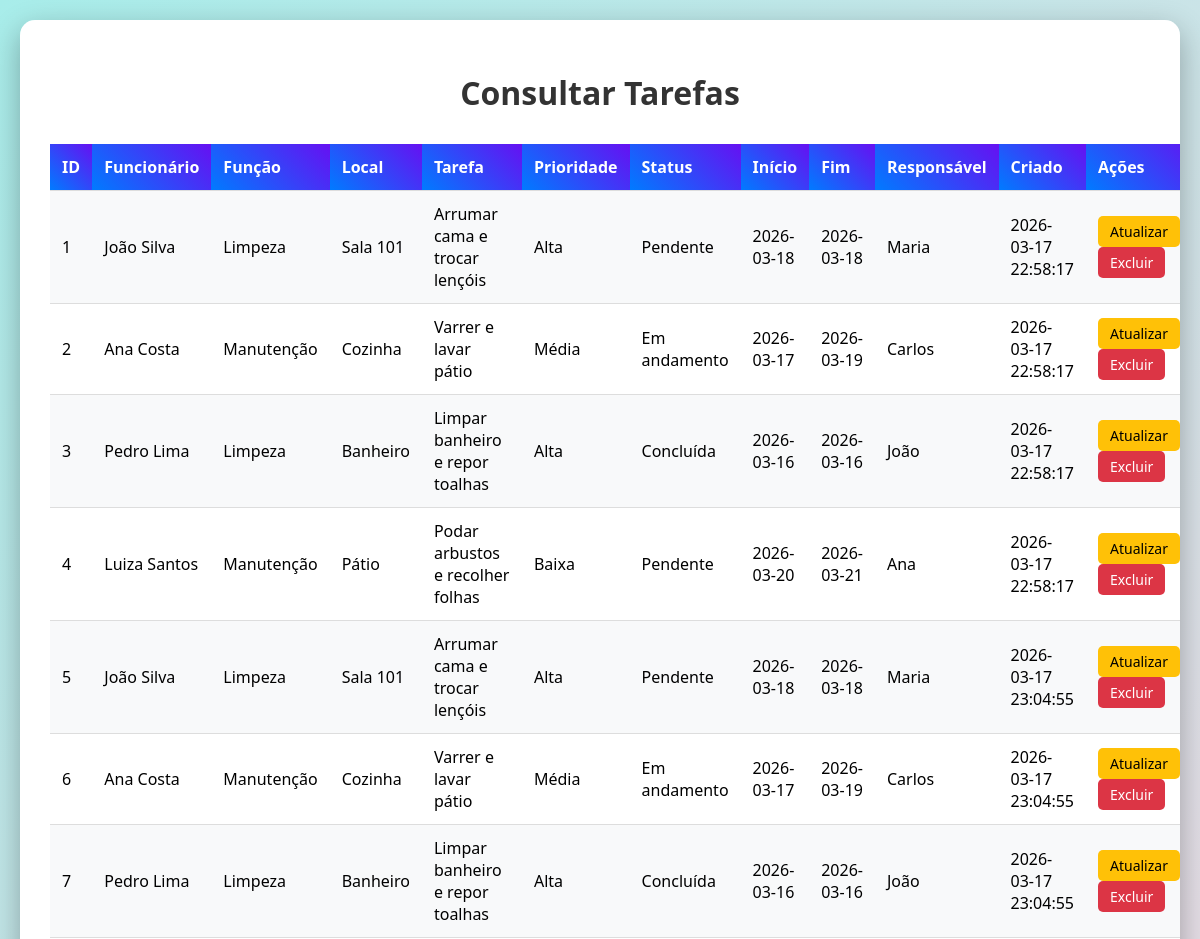
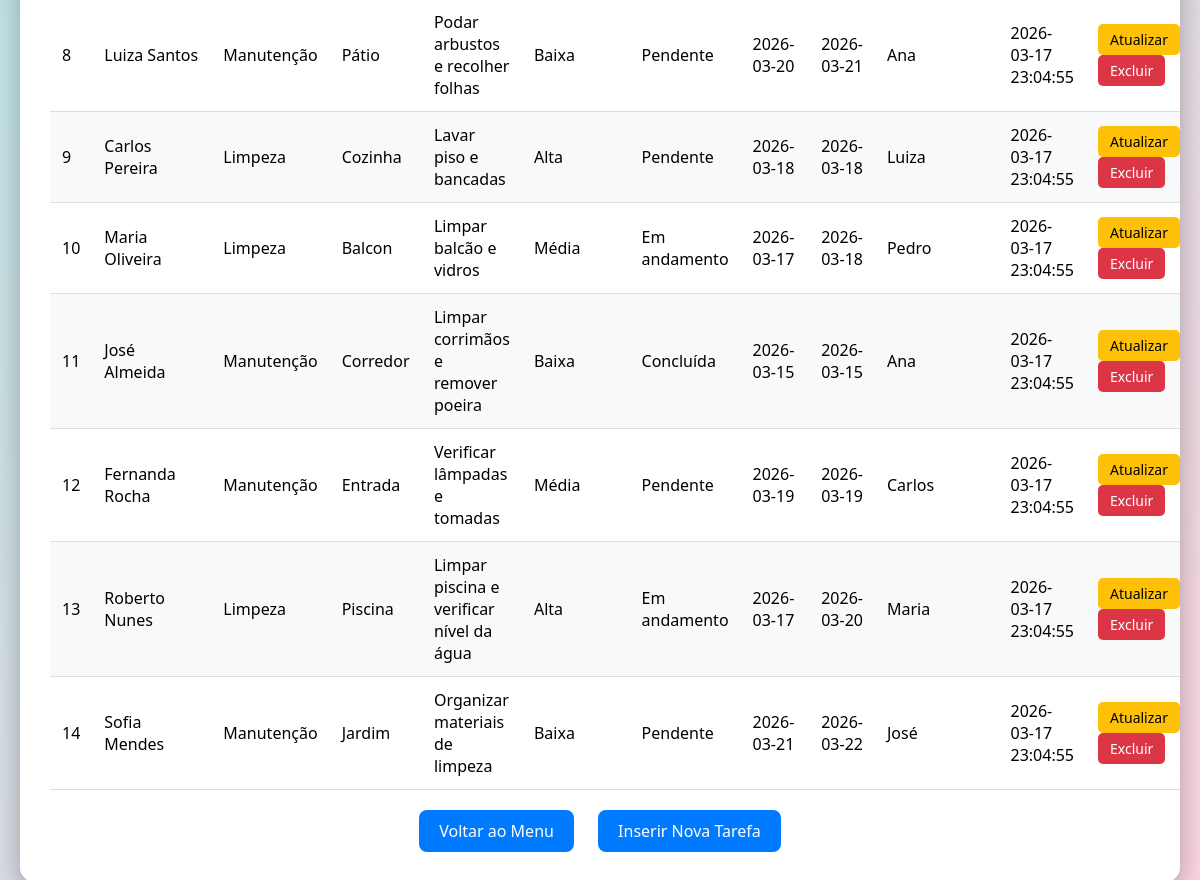
Page /list on the committed database (2 pictures, top to bottom).
### tables this page shows
CREATE TABLE tasks (
            id INTEGER PRIMARY KEY AUTOINCREMENT,
            employee TEXT NOT NULL,
            function TEXT NOT NULL,
            location TEXT NOT NULL,
            task TEXT NOT NULL,
            priority TEXT NOT NULL,
            status TEXT NOT NULL,
            start_date TEXT,
            end_date TEXT,
            responsible TEXT NOT NULL,
            created_date TEXT DEFAULT CURRENT_TIMESTAMP
        );

### app.py (the view)
@app.route('/list')
def list_tasks():
    tasks = crud.get_all_tasks()
    return render_template('list.html', tasks=tasks)

### crud.py (called while the page is built)
def get_all_tasks():
    conn = sqlite3.connect('tasks.db')
    cursor = conn.cursor()
    cursor.execute('SELECT * FROM tasks')
    tasks = cursor.fetchall()
    conn.close()
    return tasks

### templates/list.html (shortened to what this page needs)
<!DOCTYPE html>
<html lang="pt-br">
<head>
</head>
<body>
    <div class="container">
        <h1>Consultar Tarefas</h1>
        <table>
            <tr>
                <th>ID</th>
                <th>Funcionário</th>
                <th>Função</th>
                <th>Local</th>
                <th>Tarefa</th>
                <th>Prioridade</th>
                <th>Status</th>
                <th>Início</th>
                <th>Fim</th>
                <th>Responsável</th>
                <th>Criado</th>
                <th>Ações</th>
            </tr>
            {% for task in tasks %}
            <tr>
                <td>{{ task[0] }}</td>
                <td>{{ task[1] }}</td>
                <td>{{ task[2] }}</td>
                <td>{{ task[3] }}</td>
                <td>{{ task[4] }}</td>
                <td>{{ task[5] }}</td>
                <td>{{ task[6] }}</td>
                <td>{{ task[7] }}</td>
                <td>{{ task[8] }}</td>
                <td>{{ task[9] }}</td>
                <td>{{ task[10] }}</td>
                <td class="actions">
                    <a href="/update/{{ task[0] }}" target="_blank">Atualizar</a>
                    <a href="/delete/{{ task[0] }}" target="_blank">Excluir</a>
                </td>
            </tr>
            {% endfor %}
        </table>
        <div class="nav-links">
            <a href="/" target="_blank">Voltar ao Menu</a>
            <a href="/insert" target="_blank">Inserir Nova Tarefa</a>
        </div>
    </div>
</body>
</html>

### templates/list.html (style rules this page uses)
body { font-family: 'Segoe UI', Tahoma, Geneva, Verdana, sans-serif; background: linear-gradient(135deg, #a8edea 0%, #fed6e3 100%); margin: 0; padding: 20px; }
.container { max-width: 1200px; margin: 0 auto; background: white; border-radius: 15px; box-shadow: 0 10px 30px rgba(0,0,0,0.3); padding: 30px; overflow-x: auto; }
h1 { text-align: center; color: #333; margin-bottom: 30px; }
table { width: 100%; border-collapse: collapse; margin-bottom: 20px; }
th, td { padding: 12px; text-align: left; border-bottom: 1px solid #ddd; }
th { background: linear-gradient(45deg, #007bff, #6610f2); color: white; font-weight: bold; }
tr:nth-child(even) { background: #f8f9fa; }
.actions a { display: inline-block; margin-right: 10px; padding: 6px 12px; text-decoration: none; border-radius: 5px; font-size: 14px; transition: all 0.3s ease; }
.actions a:first-child { background: #ffc107; color: black; }
.actions a:last-child { background: #dc3545; color: white; }
.nav-links { text-align: center; margin-top: 20px; }
.nav-links a { display: inline-block; margin: 0 10px; padding: 10px 20px; text-decoration: none; background: #007bff; color: white; border-radius: 8px; transition: all 0.3s ease; }

### rows in the picture
tasks: id "1", employee "João Silva", function "Limpeza", location "Sala 101", task "Arrumar cama e trocar lençóis", priority "Alta", status "Pendente", start_date "2026-03-18", end_date "2026-03-18", responsible "Maria", created_date "2026-03-17 22:58:17"
tasks: id "2", employee "Ana Costa", function "Manutenção", location "Cozinha", task "Varrer e lavar pátio", priority "Média", status "Em andamento", start_date "2026-03-17", end_date "2026-03-19", responsible "Carlos", created_date "2026-03-17 22:58:17"
tasks: id "3", employee "Pedro Lima", function "Limpeza", location "Banheiro", task "Limpar banheiro e repor toalhas", priority "Alta", status "Concluída", start_date "2026-03-16", end_date "2026-03-16", responsible "João", created_date "2026-03-17 22:58:17"
tasks: id "4", employee "Luiza Santos", function "Manutenção", location "Pátio", task "Podar arbustos e recolher folhas", priority "Baixa", status "Pendente", start_date "2026-03-20", end_date "2026-03-21", responsible "Ana", created_date "2026-03-17 22:58:17"
tasks: id "5", employee "João Silva", function "Limpeza", location "Sala 101", task "Arrumar cama e trocar lençóis", priority "Alta", status "Pendente", start_date "2026-03-18", end_date "2026-03-18", responsible "Maria", created_date "2026-03-17 23:04:55"
tasks: id "6", employee "Ana Costa", function "Manutenção", location "Cozinha", task "Varrer e lavar pátio", priority "Média", status "Em andamento", start_date "2026-03-17", end_date "2026-03-19", responsible "Carlos", created_date "2026-03-17 23:04:55"
tasks: id "7", employee "Pedro Lima", function "Limpeza", location "Banheiro", task "Limpar banheiro e repor toalhas", priority "Alta", status "Concluída", start_date "2026-03-16", end_date "2026-03-16", responsible "João", created_date "2026-03-17 23:04:55"
tasks: id "8", employee "Luiza Santos", function "Manutenção", location "Pátio", task "Podar arbustos e recolher folhas", priority "Baixa", status "Pendente", start_date "2026-03-20", end_date "2026-03-21", responsible "Ana", created_date "2026-03-17 23:04:55"
tasks: id "9", employee "Carlos Pereira", function "Limpeza", location "Cozinha", task "Lavar piso e bancadas", priority "Alta", status "Pendente", start_date "2026-03-18", end_date "2026-03-18", responsible "Luiza", created_date "2026-03-17 23:04:55"
tasks: id "10", employee "Maria Oliveira", function "Limpeza", location "Balcon", task "Limpar balcão e vidros", priority "Média", status "Em andamento", start_date "2026-03-17", end_date "2026-03-18", responsible "Pedro", created_date "2026-03-17 23:04:55"
tasks: id "11", employee "José Almeida", function "Manutenção", location "Corredor", task "Limpar corrimãos e remover poeira", priority "Baixa", status "Concluída", start_date "2026-03-15", end_date "2026-03-15", responsible "Ana", created_date "2026-03-17 23:04:55"
tasks: id "12", employee "Fernanda Rocha", function "Manutenção", location "Entrada", task "Verificar lâmpadas e tomadas", priority "Média", status "Pendente", start_date "2026-03-19", end_date "2026-03-19", responsible "Carlos", created_date "2026-03-17 23:04:55"
tasks: id "13", employee "Roberto Nunes", function "Limpeza", location "Piscina", task "Limpar piscina e verificar nível da água", priority "Alta", status "Em andamento", start_date "2026-03-17", end_date "2026-03-20", responsible "Maria", created_date "2026-03-17 23:04:55"
tasks: id "14", employee "Sofia Mendes", function "Manutenção", location "Jardim", task "Organizar materiais de limpeza", priority "Baixa", status "Pendente", start_date "2026-03-21", end_date "2026-03-22", responsible "José", created_date "2026-03-17 23:04:55"
